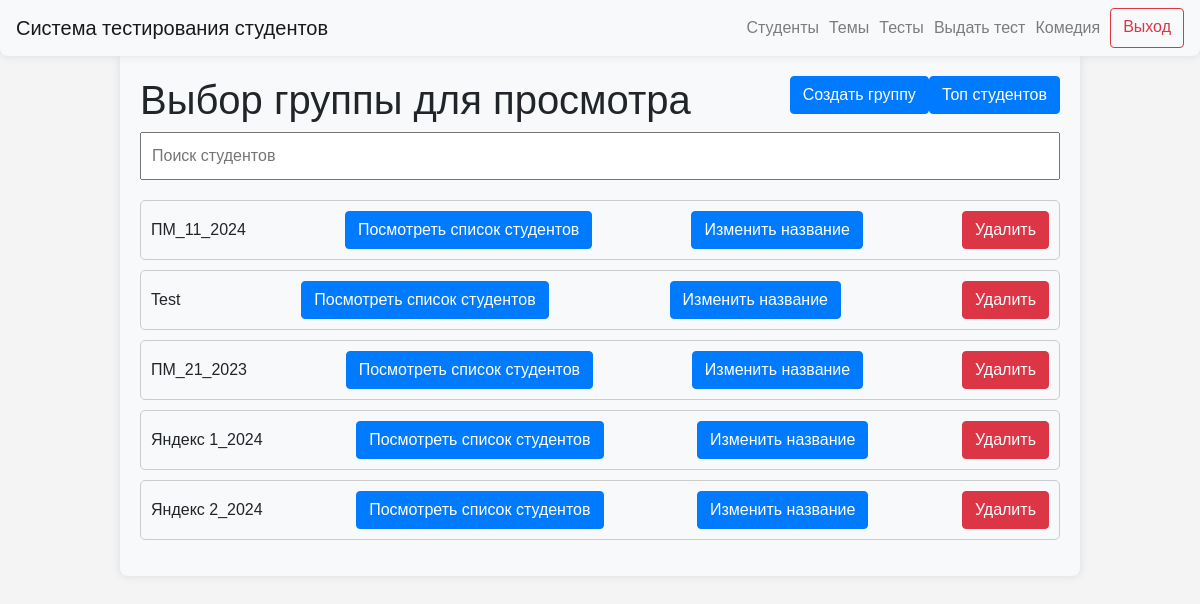
The app's page /groups (signed in) with its own data.
### data/users.py (models this page shows)
class User(SqlAlchemyBase, UserMixin, SerializerMixin):
    __tablename__ = "users"
    id = sqlalchemy.Column(
        sqlalchemy.Integer,
        primary_key=True,
        autoincrement=True,
    )
    name = sqlalchemy.Column(
        sqlalchemy.String,
        nullable=True,
    )
    group_id = sqlalchemy.Column(
        sqlalchemy.Integer,
        sqlalchemy.ForeignKey(
            "groups.id",
            ondelete="CASCADE",
        ),
        nullable=False,
    )
    date_of_birth = sqlalchemy.Column(
        sqlalchemy.Date,
        nullable=False,
    )
    user_level = sqlalchemy.Column(
        sqlalchemy.String,
        default="student",
    )

class Group(SqlAlchemyBase, SerializerMixin):
    __tablename__ = "groups"
    id = sqlalchemy.Column(
        sqlalchemy.Integer,
        primary_key=True,
        autoincrement=True,
    )
    name = sqlalchemy.Column(
        sqlalchemy.String,
        nullable=False,
    )

### server.py (the view)
@app.route("/groups")
@login_required
def groups_of_students():
    if current_user.user_level == "admin":
        db_sess = db_session.create_session()
        groups = db_sess.query(Group).all()
        return render_template(
            "groups.html",
            title="Группы",
            groups=groups,
        )
    abort(403)

### data/db_session.py (called while the page is built)
def create_session() -> Session:
    global __factory
    return __factory()

### server.py (called while the page is built)
@login_manager.user_loader
def load_user(user_id):
    db_sess = db_session.create_session()
    return db_sess.query(User).get(user_id)

### templates/groups.html (shortened to what this page needs)
{% extends "base.html" %}
{% block content %}
<body>
<h1>Выбор группы для просмотра<a type="button" class="btn btn-primary" style="float: right;" href="/top_students">Топ студентов</a><a type="button" class="btn btn-primary" style="float: right;" href="/groups/create">Создать группу</a></h1>
<input type="text" id="searchInput" onkeyup="searchTests()" placeholder="Поиск студентов">
<ul id="testList">
    {% for group in groups %}
    <li class="testItem">{{ group.name }}
        <div class="buttons-container"><a type="button" class="btn btn-primary" href="/groups/{{ group.id }}">Посмотреть
            список студентов</a></div>
            <div class="buttons-container"><a type="button" class="btn btn-primary" href="/groups/{{ group.id }}/edit">Изменить название</a></div>
        <div class="buttons-container"><a type="button" class="btn btn-danger" href="/groups/{{ group.id }}/delete">Удалить</a></div>
    </li>
    {% endfor %}
</ul>
</body>
{% endblock %}

### templates/base.html (shortened to what this page needs)
<!doctype html>
<html lang="en">
<head>
    <link rel="stylesheet"
          href="https://stackpath.bootstrapcdn.com/bootstrap/4.4.1/css/bootstrap.min.css"
>
    <link rel="stylesheet" type="text/css" href="../static/css/style.css">
</head>
<body>
<header>
    <nav class="navbar navbar-light bg-light custom-navbar">
        <a class="navbar-brand" href="/">Система тестирования студентов</a>
        {% if current_user.is_authenticated %}
        <div class="d-flex flex-row-reverse">
            <a class="btn btn-outline-danger spaced-element" style="margin-left: 10px; text-align: center;"
               href="/logout">Выход</a>
            {% if current_user.user_level == 'admin' %}
            <a class="navbar-text" style="margin-left: 10px; text-align: center;">{{ current_user.name }}</a>
            <a class="navbar-text" style="margin-left: 10px; text-align: center;" href="/select_group_for_test">Выдать тест</a>
            <a class="navbar-text" style="margin-left: 10px; text-align: center;" href="/">Тесты</a>
            <a class="navbar-text" style="margin-left: 10px; text-align: center;" href="/topics">Темы</a>
            <a class="navbar-text" style="margin-left: 10px; text-align: center;" href="/groups">Студенты</a>
            {% else %}
            <a class="navbar-text" style="margin-left: 10px; text-align: center;" href="{{ url_for('personal_cabinet', user_id=current_user.id) }}">{{ current_user.name }}</a>
            {% endif %}
        </div>
        {% endif %}
    </nav>
</header>
<main role="main" class="container">
    {% block content %}
    {% endblock %}
</main>
</body>
</html>

### static/css/style.css (style rules this page uses)
body { font-family: Arial, sans-serif; margin: 0; padding: 0; background-color: #f4f4f4; }
.custom-navbar { margin: 0 auto; background-color: #f8f9fa; border-radius: 0 0 8px 8px; box-shadow: 0 0 10px rgba(0,0,0,0.1); }

### templates/groups.html (style rules this page uses)
body { font-family: Arial, sans-serif; margin: 0; padding: 0; background-color: #f4f4f4; }
.container { width: 80%; margin: 0 auto; padding: 20px; background-color: #f8f9fa; border-radius: 0 0 8px 8px; box-shadow: 0 0 10px rgba(0,0,0,0.1); }
#searchInput { width: 100%; padding: 10px; margin-bottom: 20px; font-size: 16px; }
#testList { list-style-type: none; padding: 0; }
.testItem { border: 1px solid #ccc; border-radius: 5px; padding: 10px; margin-bottom: 10px; }
.testItem { display: flex; justify-content: space-between; align-items: center; border: 1px solid #ccc; border-radius: 5px; padding: 10px; margin-bottom: 10px; }
.testItem a { margin-left: auto; }
.buttons-container { display: flex; gap: 10px; }

### records on screen
User: name "Комедия"
Group: name "ПМ_11_2024"
Group: name "Test"
Group: name "ПМ_21_2023"
Group: name "Яндекс 1_2024"
Group: name "Яндекс 2_2024"
